Frame 1 (no input): blank canvas, image omitted
Frame 60 (the mouse pressed at the canvas centre just before this capture): blank canvas, image omitted
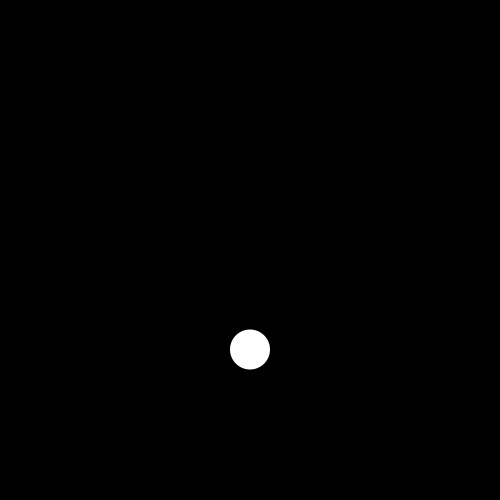
Frame 120 (the mouse held since frame 60 and released just before this capture)

The Processing sketch whose frames 1 and 60 were blank and that drew this single picture after the mouse press (run headless with seeded random() and noise(); from frame 60 on, the mouse is pressed at the canvas centre):

// Processing sketch: gravityArrayList
// ── gravityArrayList.pde
ArrayList<Ball> balls = new ArrayList<Ball>();

float xVel;
float yVel;

void setup() {
  size (500, 500);
  //b = new Ball(width/2., height/2.);
}

void draw() {
  background(0);
  xVel = mouseX - pmouseX;
  yVel = mouseY - pmouseY;
  
  for (int i = 0; i < balls.size(); i++) {
    Ball ball = balls.get(i);
    ball.display();
    ball.update();
  }
}

void mousePressed () {
  balls.add(new Ball(mouseX, mouseY, xVel, yVel));
}

// ── Ball.pde
class Ball {
  PVector position;       // Ball position
  PVector velocity = new PVector(0, 0);     // Ball velocity
  PVector gravity = new PVector (0, 0.5);  // Gravity acceleration
  float bounce = -0.8;  // Bounce factor (energy loss)
  float radius = 20;    // Ball radius

  Ball(float xPos, float yPos, float xVel, float yVel) {
    position = new PVector(xPos, yPos);
    velocity = new PVector(xVel, yVel);
  }

  void update() {

    // Apply gravity
    velocity.add(gravity);
    position.add(velocity);

      // Check for collision with the floor
      if (position.y + radius > height) {
      position.y = height - radius; // Prevent sinking into the floor
      velocity.y *= bounce; // Reverse direction with energy loss
    }

    // Check for collision with walls
    if (position.x - radius < 0 || position.x + radius > width) {
      velocity.x *= bounce; // Reverse horizontal velocity
    }
  }

  void display() {
    // Draw the ball
    noStroke();
    fill(255);
    ellipse(position.x, position.y, radius * 2, radius * 2);
  }
}
